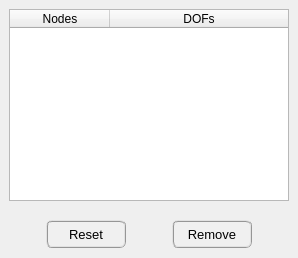
        <widget class="QWidget" name="tab_remove">
         <attribute name="title">
          <string>Remove</string>
         </attribute>
         <layout class="QGridLayout" name="gridLayout_12">
          <property name="leftMargin">
           <number>0</number>
          </property>
          <property name="topMargin">
           <number>0</number>
          </property>
          <property name="rightMargin">
           <number>0</number>
          </property>
          <property name="bottomMargin">
           <number>0</number>
          </property>
          <property name="spacing">
           <number>0</number>
          </property>
          <item row="0" column="0">
           <widget class="QFrame" name="frame_5">
            <property name="frameShape">
             <enum>QFrame::NoFrame</enum>
            </property>
            <property name="frameShadow">
             <enum>QFrame::Raised</enum>
            </property>
            <layout class="QGridLayout" name="gridLayout_11">
             <item row="0" column="0">
              <widget class="QTreeWidget" name="treeWidget_nodal_loads">
               <property name="minimumSize">
                <size>
                 <width>280</width>
                 <height>180</height>
                </size>
               </property>
               <property name="maximumSize">
                <size>
                 <width>280</width>
                 <height>200</height>
                </size>
               </property>
               <property name="font">
                <font>
                 <family>MS Shell Dlg 2</family>
                 <pointsize>9</pointsize>
                </font>
               </property>
               <property name="indentation">
                <number>1</number>
               </property>
               <property name="headerHidden">
                <bool>false</bool>
               </property>
               <attribute name="headerHighlightSections">
                <bool>false</bool>
               </attribute>
               <attribute name="headerShowSortIndicator" stdset="0">
                <bool>false</bool>
               </attribute>
               <attribute name="headerStretchLastSection">
                <bool>true</bool>
               </attribute>
               <column>
                <property name="text">
                 <string>Nodes</string>
                </property>
                <property name="font">
                 <font>
                  <family>MS Shell Dlg 2</family>
                  <pointsize>9</pointsize>
                 </font>
                </property>
                <property name="textAlignment">
                 <set>AlignCenter</set>
                </property>
               </column>
               <column>
                <property name="text">
                 <string>DOFs</string>
                </property>
                <property name="font">
                 <font>
                  <family>MS Shell Dlg 2</family>
                  <pointsize>9</pointsize>
                 </font>
                </property>
                <property name="textAlignment">
                 <set>AlignCenter</set>
                </property>
               </column>
              </widget>
             </item>
            </layout>
           </widget>
          </item>
          <item row="1" column="0">
           <widget class="QFrame" name="frame_4">
            <property name="minimumSize">
             <size>
              <width>0</width>
              <height>48</height>
             </size>
            </property>
            <property name="maximumSize">
             <size>
              <width>16777215</width>
              <height>48</height>
             </size>
            </property>
            <property name="frameShape">
             <enum>QFrame::NoFrame</enum>
            </property>
            <property name="frameShadow">
             <enum>QFrame::Raised</enum>
            </property>
            <layout class="QGridLayout" name="gridLayout_10">
             <property name="leftMargin">
              <number>4</number>
             </property>
             <property name="topMargin">
              <number>4</number>
             </property>
             <property name="rightMargin">
              <number>4</number>
             </property>
             <property name="bottomMargin">
              <number>4</number>
             </property>
             <property name="spacing">
              <number>4</number>
             </property>
             <item row="0" column="0">
              <widget class="QPushButton" name="pushButton_reset">
               <property name="minimumSize">
                <size>
                 <width>80</width>
                 <height>28</height>
                </size>
               </property>
               <property name="maximumSize">
                <size>
                 <width>80</width>
                 <height>28</height>
                </size>
               </property>
               <property name="font">
                <font>
                 <family>MS Shell Dlg 2</family>
                 <pointsize>10</pointsize>
                 <weight>50</weight>
                 <italic>false</italic>
                 <bold>false</bold>
                </font>
               </property>
               <property name="styleSheet">
                <string notr="true">QPushButton{border-radius: 6px; border-color: rgb(150, 150, 150); border-style: ridge; border-width: 2px; color: rgb(0, 0, 0); background-color: rgb(240, 240, 240)}
QPushButton:hover{border-radius: 6px; border-color: rgb(0, 170, 255); border-style: ridge; border-width: 2px; color: rgb(0, 0, 0); background-color: rgba(174, 213, 255, 100)}
QPushButton:pressed{border-radius: 6px; border-color: rgb(0, 170, 255); border-style: ridge; border-width: 2px; color: rgb(0, 0, 0); background-color: rgb(174, 213, 255)}
QPushButton:disabled{border-radius: 6px; border-color: rgb(150, 150, 150); border-style: ridge; border-width: 0px; color: rgb(150,150, 150); background-color: rgb(220, 220, 220)}</string>
               </property>
               <property name="text">
                <string>Reset</string>
               </property>
              </widget>
             </item>
             <item row="0" column="1">
              <widget class="QPushButton" name="pushButton_remove_bc_confirm">
               <property name="enabled">
                <bool>true</bool>
               </property>
               <property name="minimumSize">
                <size>
                 <width>80</width>
                 <height>28</height>
                </size>
               </property>
               <property name="maximumSize">
                <size>
                 <width>80</width>
                 <height>28</height>
                </size>
               </property>
               <property name="font">
                <font>
                 <family>MS Shell Dlg 2</family>
                 <pointsize>10</pointsize>
                 <weight>50</weight>
                 <italic>false</italic>
                 <bold>false</bold>
                </font>
               </property>
               <property name="styleSheet">
                <string notr="true">QPushButton{border-radius: 6px; border-color: rgb(150, 150, 150); border-style: ridge; border-width: 2px; color: rgb(0, 0, 0); background-color: rgb(240, 240, 240)}
QPushButton:hover{border-radius: 6px; border-color: rgb(0, 170, 255); border-style: ridge; border-width: 2px; color: rgb(0, 0, 0); background-color: rgba(174, 213, 255, 100)}
QPushButton:pressed{border-radius: 6px; border-color: rgb(0, 170, 255); border-style: ridge; border-width: 2px; color: rgb(0, 0, 0); background-color: rgb(174, 213, 255)}
QPushButton:disabled{border-radius: 6px; border-color: rgb(150, 150, 150); border-style: ridge; border-width: 0px; color: rgb(150,150, 150); background-color: rgb(220, 220, 220)}</string>
               </property>
               <property name="text">
                <string>Remove</string>
               </property>
              </widget>
             </item>
            </layout>
           </widget>
          </item>
         </layout>
        </widget>
